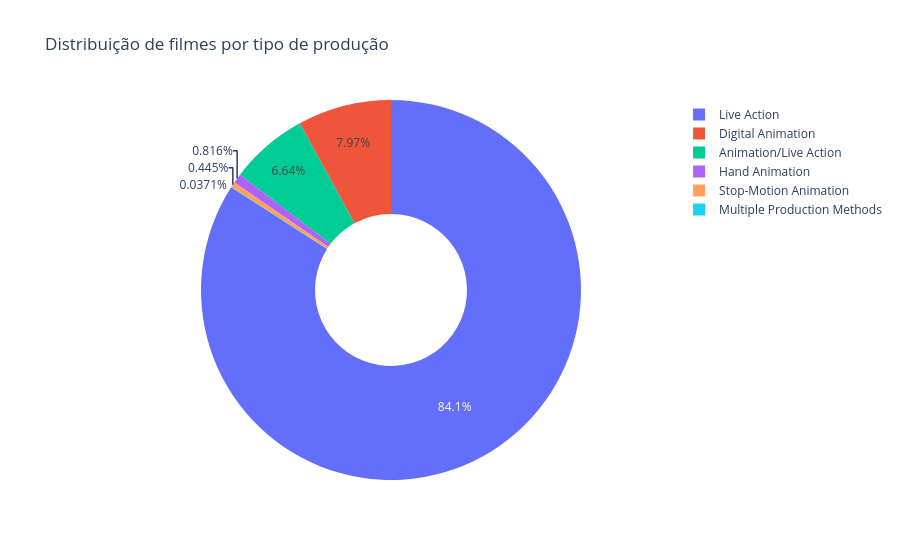

Notebook code cell kept with this figure:
### Code cell
df_prod = df['producao'].value_counts().reset_index()
df_prod.columns = ['producao', 'quantidade']

fig = px.pie(
    df_prod,
    names='producao',
    values='quantidade',
    title='Distribuição de filmes por tipo de produção',
    hole=0.4
)

fig.show()

### Figure 1 — Plotly figure (JSON) as saved in the notebook; plotly's stock layout.template omitted (floating-point values rounded to 4 significant figures)
{"data": [{"domain": {"x": [0, 1], "y": [0, 1]}, "hole": 0.4, "hovertemplate": "producao=%{label}<br>quantidade=%{value}<extra></extra>", "labels": ["Live Action", "Digital Animation", "Animation/Live Action", "Hand Animation", "Stop-Motion Animation", "Multiple Production Methods"], "legendgroup": "", "name": "", "showlegend": true, "type": "pie", "values": [2267, 215, 179, 22, 12, 1]}], "layout": {"legend": {"tracegroupgap": 0}, "title": {"text": "Distribuição de filmes por tipo de produção"}}}
